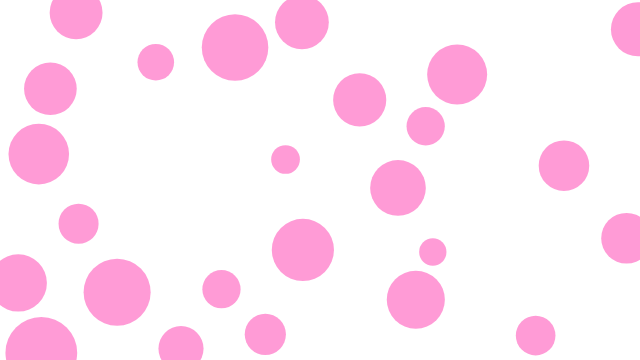
Frame 1 (no input)
Frame 60 (no input): identical to frame 1, image omitted
Frame 120 (the mouse pressed at the canvas centre since frame 60): identical to frame 1, image omitted

The p5.js sketch that drew this single still picture (run headless with seeded random() and noise() and a simulated clock; from frame 60 on, the mouse is pressed at the canvas centre):

// p5.js sketch
// ── sketch.js
var circles = [];

function setup() {
  createCanvas(640, 360);

  var overlapping = false;

  var protection = 0;

  while (circles.length < 25){
  // for (var i = 0; i < 25; i++) {
    // var x = random(width);
    // var y = random(height);
    // var r = 32;
    var circle = {
      x: random(width),
      y: random(height),
      r: random (12, 36)
    };

    var overlapping = false;

    for (var j = 0; j < circles.length; j++) {
      var other = circles[j];
      var d = dist(circle.x, circle.y, other.x, other.y);
      if (d < circle.r + other.r) {
        //they are overlapping
        overlapping = true;
        // break;
      }
    }
    if (!overlapping) {
      circles.push(circle);
    }

    protection++;
    if (protection > 10000){
      break;
    }

  }

  for (var i = 0; i < circles.length; i++) {
    fill(255, 0, 150, 100);
    noStroke();
    ellipse(circles[i].x, circles[i].y, circles[i].r * 2, circles[i].r * 2);

  }
}

function draw() {

}
